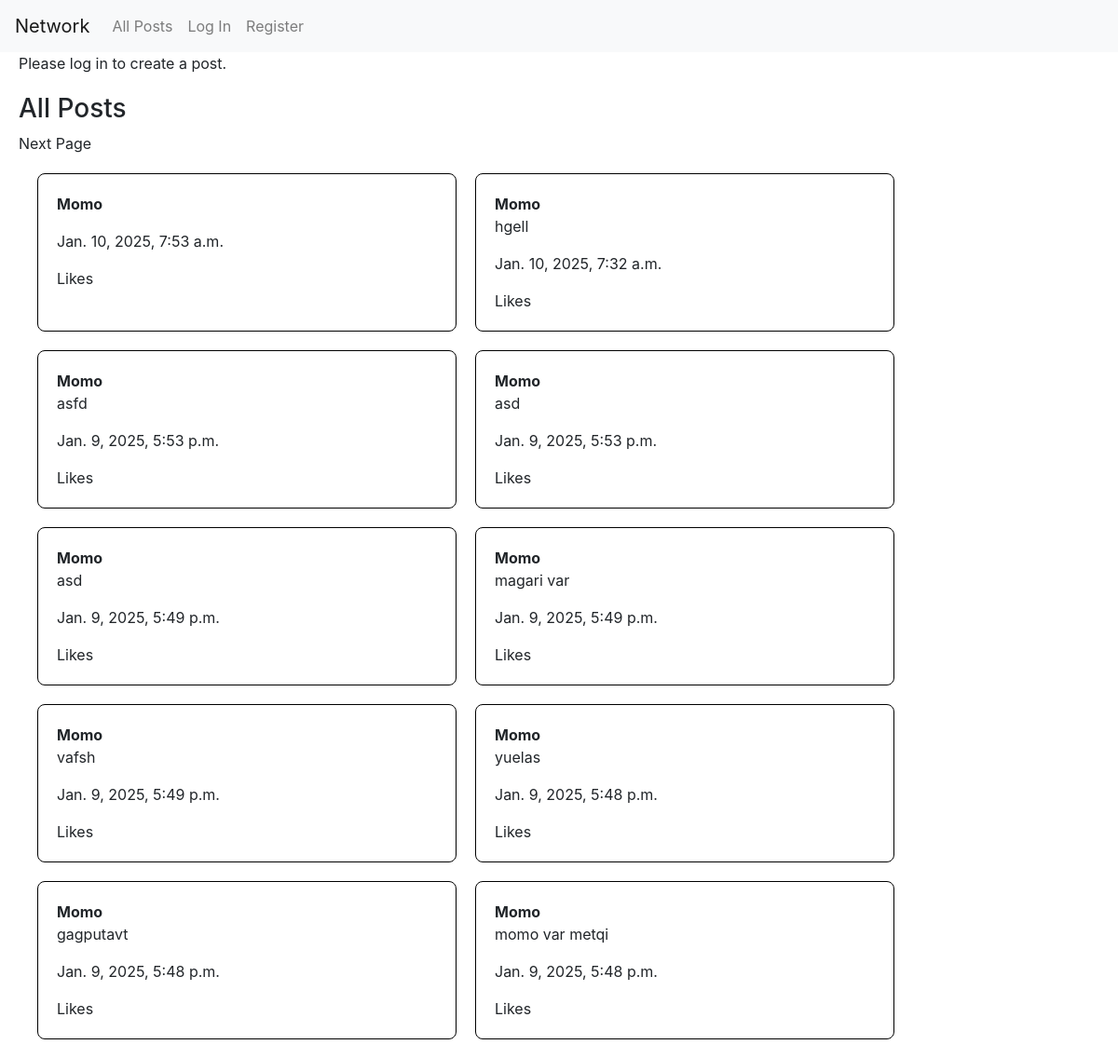
The app's page /, older data.
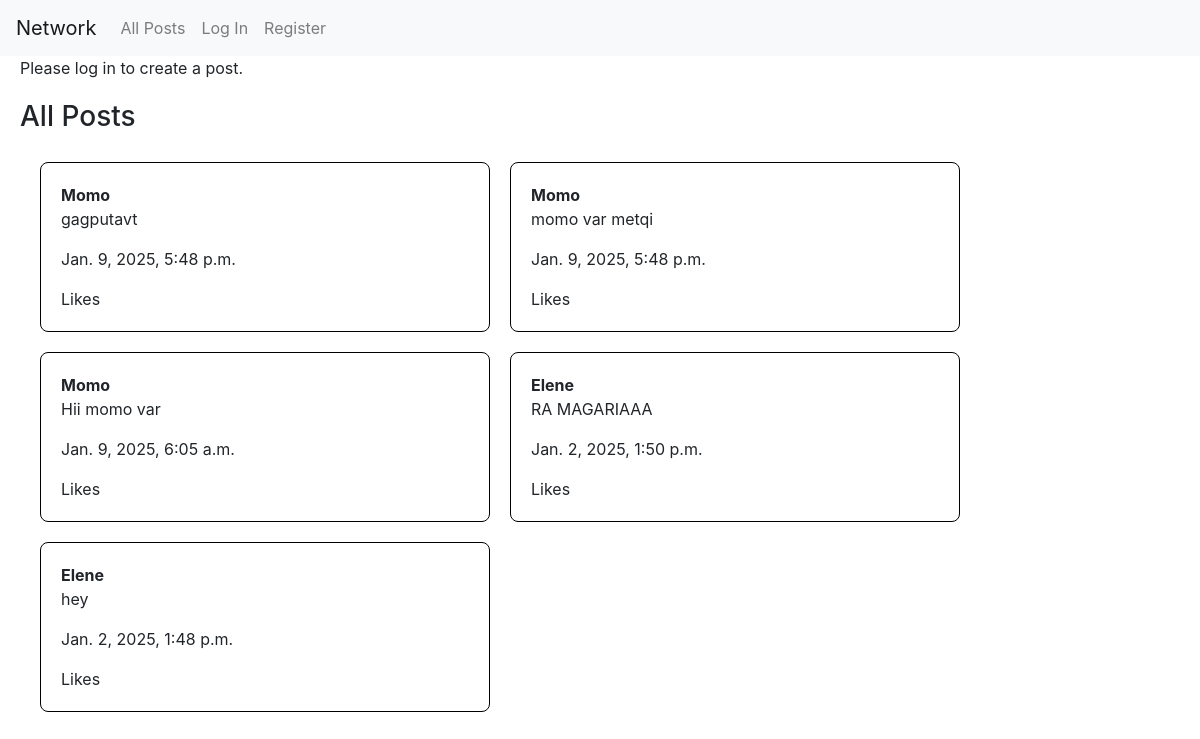
The same page, newer data.
### network/models.py (models this page shows, shortened)
class Post(models.Model):
    user = models.ForeignKey(User, on_delete=models.CASCADE, related_name='posts')  #link post to the user
    body = models.TextField()
    timestamp = models.DateTimeField(auto_now_add=True) #automatically sets the time
    likes = models.ManyToManyField(User, related_name="liked_posts", blank=True)

class User(AbstractUser):
    name = models.CharField(max_length=64, blank=True)
    following = models.ManyToManyField('self', symmetrical=False, related_name='followers')

### network/views.py (the view)
# urls.py: path("", views.index, name="index"),
def index(request):
    post_list = Post.objects.all().order_by("-timestamp")
    paginator = Paginator(post_list, 10)  # 10 posts
    page_number = request.GET.get('page')
    posts = paginator.get_page(page_number)
    return render(request, "network/index.html", {
        "posts": posts
    })

### network/templates/network/index.html (shortened to what this page needs)
{% extends "network/layout.html" %} {% block body %}
<div class="create-container">
	{% if request.user.is_authenticated %}
	<p class="new-post-header">New Post</p>
	<form class="create-form" action="{% url 'newpost' %}" method="POST">
		{% csrf_token %}
		<textarea name="body"></textarea>
		<input type="submit" value="Post" class="create-post-btn btn btn-primary" />
	</form>
	{% else %}
	<p>Please log in to create a post.</p>
	{% endif %}
</div>
<div class="all-posts-container">
	<h3 class="all-posts-header">All Posts</h3>
	<div class="pagination">
		 {% if posts.has_next %}
		<a href="?page={{ posts.next_page_number }}">Next Page</a>
		{% endif %}
	</div>
	<div class="post-list">
		{% for post in posts %}
		<div class="post" id="post-{{ post.id }}">
			<a class="username-class" href="{% url 'profile' post.user.username %}"
				>{{ post.user.username }}</a
			>
			<div class="post-content" id="content-{{ post.id }}">
				<p class="post-body" id="post-body-{{ post.id }}">{{post.body}}</p>
			</div>
			<p>{{post.timestamp}}</p>
			<span>Likes</span>
		</div>
		{% endfor %}
	</div>
</div>
{% endblock %}

Row changes from the older to the newer data that the page shows:
removed Post: user.username "Momo", timestamp "Jan. 10, 2025, 7:53 a.m."
removed Post: user.username "Momo", body "hgell", timestamp "Jan. 10, 2025, 7:32 a.m."
removed Post: user.username "Momo", body "asfd", timestamp "Jan. 9, 2025, 5:53 p.m."
removed Post: user.username "Momo", body "asd", timestamp "Jan. 9, 2025, 5:53 p.m."
removed Post: user.username "Momo", body "asd", timestamp "Jan. 9, 2025, 5:49 p.m."
removed Post: user.username "Momo", body "magari var", timestamp "Jan. 9, 2025, 5:49 p.m."
removed Post: user.username "Momo", body "vafsh", timestamp "Jan. 9, 2025, 5:49 p.m."
removed Post: user.username "Momo", body "yuelas", timestamp "Jan. 9, 2025, 5:48 p.m."
now on this page (row unchanged): Post: user.username "Momo", body "Hii momo var", timestamp "Jan. 9, 2025, 6:05 a.m."
now on this page (row unchanged): Post: user.username "Elene", body "RA MAGARIAAA", timestamp "Jan. 2, 2025, 1:50 p.m."
now on this page (row unchanged): Post: user.username "Elene", body "hey", timestamp "Jan. 2, 2025, 1:48 p.m."
Text that changed along with them:
text no longer shown: "Next Page"
